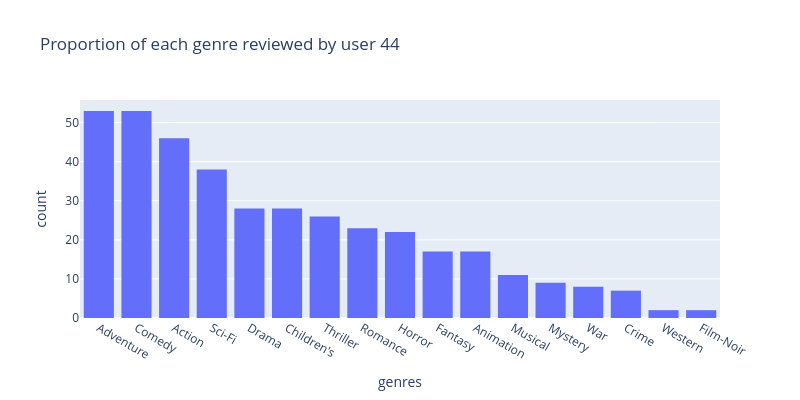
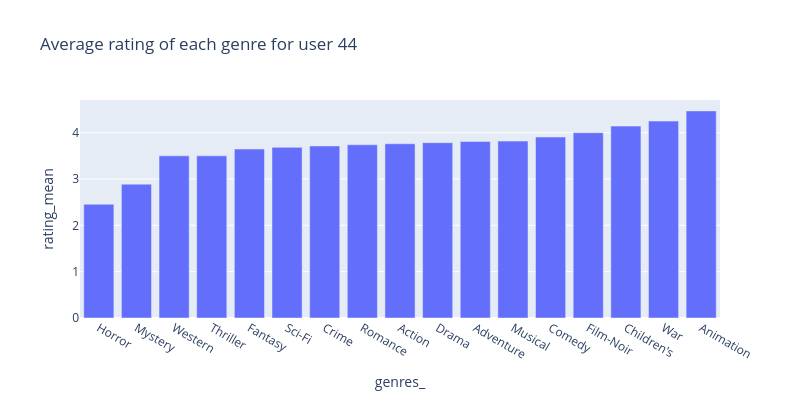

Here is the notebook cell these charts were saved with, in order:
### Markdown cell above
Thoughts:
* Not recommending sequels
* Not using a test-train split -> this algorithm won't work if the requested movie doesn't exist in the pivot table
* Therefore, can't handle new movies or users

## Top-N movies for user

### Code cell
user_id  = 44
NMF_model.understand_user_profile(user_id)
rec = NMF_model.user_top_N(user_id)
print(f"Recommendations for user 44:")
display(NMF_model.get_recommend_dataframe(rec))

### Figure 1 — Plotly figure (JSON) as saved in the notebook; plotly's stock layout.template omitted (floating-point values rounded to 4 significant figures; data arrays with more than 128 entries replaced by an {"elided": "..."} marker saying what was removed)
{"data": [{"bingroup": "x", "hovertemplate": "genres=%{x}<br>count=%{y}<extra></extra>", "legendgroup": "", "marker": {"color": "#636efa", "pattern": {"shape": ""}}, "name": "", "orientation": "v", "showlegend": false, "type": "histogram", "x": {"elided": "390 str values"}, "xaxis": "x", "yaxis": "y"}], "layout": {"barmode": "relative", "height": 400, "legend": {"tracegroupgap": 0}, "title": {"text": "Proportion of each genre reviewed by user 44"}, "width": 800, "xaxis": {"anchor": "y", "categoryorder": "total descending", "domain": [0, 1], "title": {"text": "genres"}}, "yaxis": {"anchor": "x", "domain": [0, 1], "title": {"text": "count"}}}}

### Figure 2 — Plotly figure (JSON) as saved in the notebook; plotly's stock layout.template omitted (floating-point values rounded to 4 significant figures)
{"data": [{"hovertemplate": "genres_=%{x}<br>rating_mean=%{y}<extra></extra>", "legendgroup": "", "marker": {"color": "#636efa", "pattern": {"shape": ""}}, "name": "", "orientation": "v", "showlegend": false, "textposition": "auto", "type": "bar", "x": ["Horror", "Mystery", "Western", "Thriller", "Fantasy", "Sci-Fi", "Crime", "Romance", "Action", "Drama", "Adventure", "Musical", "Comedy", "Film-Noir", "Children's", "War", "Animation"], "xaxis": "x", "y": [2.455, 2.889, 3.5, 3.5, 3.647, 3.684, 3.714, 3.739, 3.761, 3.786, 3.811, 3.818, 3.906, 4.0, 4.143, 4.25, 4.471], "yaxis": "y"}], "layout": {"barmode": "relative", "height": 400, "legend": {"tracegroupgap": 0}, "title": {"text": "Average rating of each genre for user 44"}, "width": 800, "xaxis": {"anchor": "y", "domain": [0, 1], "title": {"text": "genres_"}}, "yaxis": {"anchor": "x", "domain": [0, 1], "title": {"text": "rating_mean"}}}}
